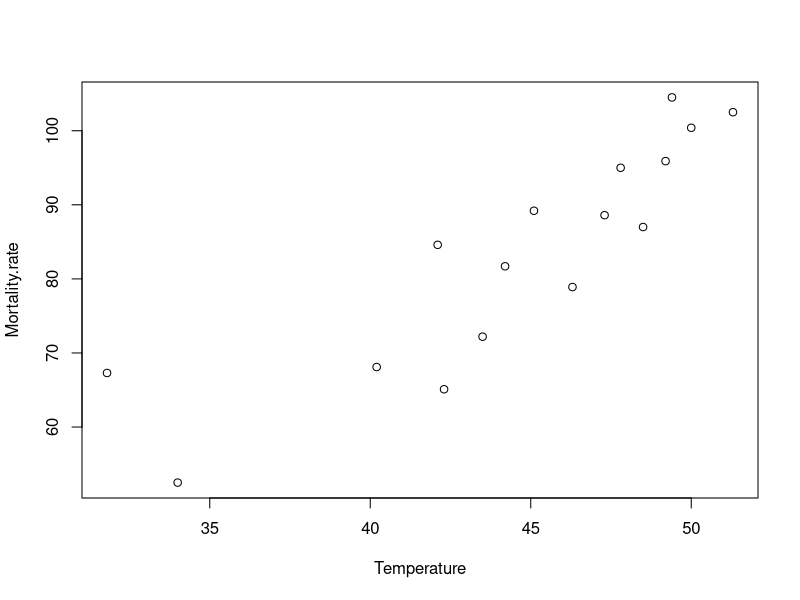
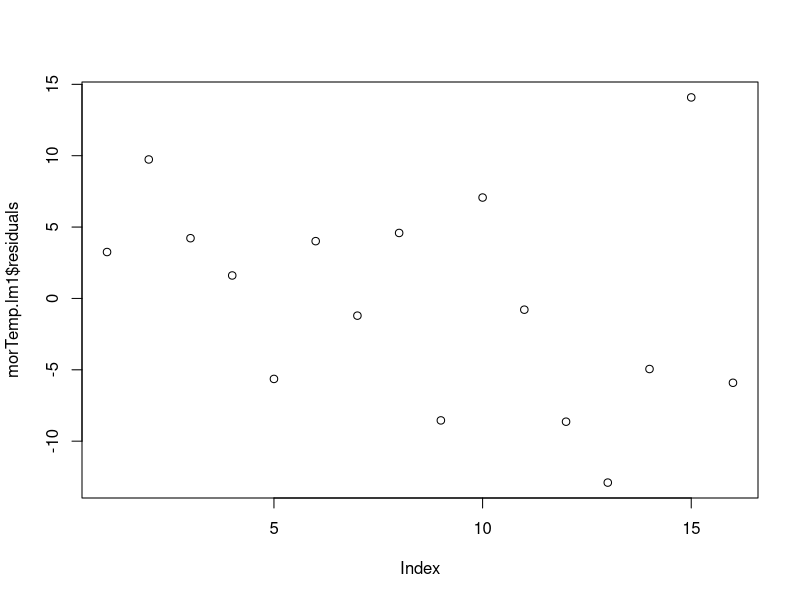
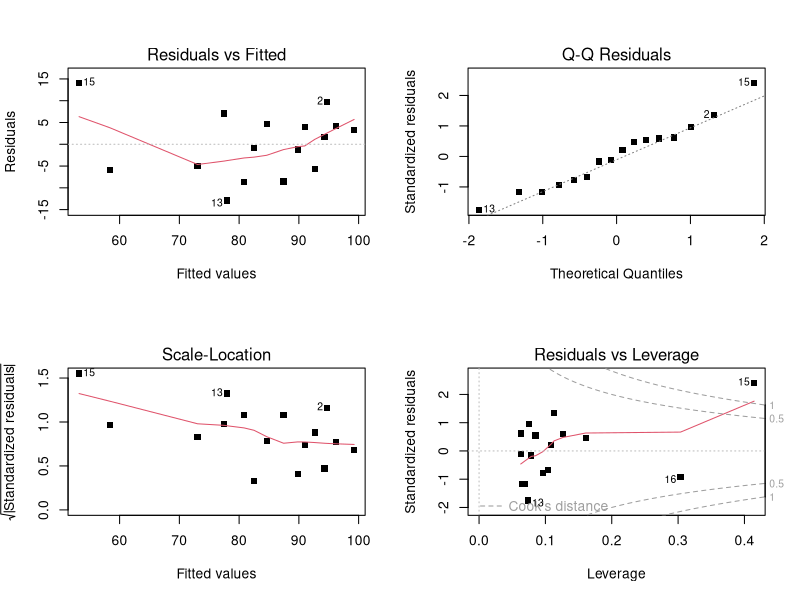
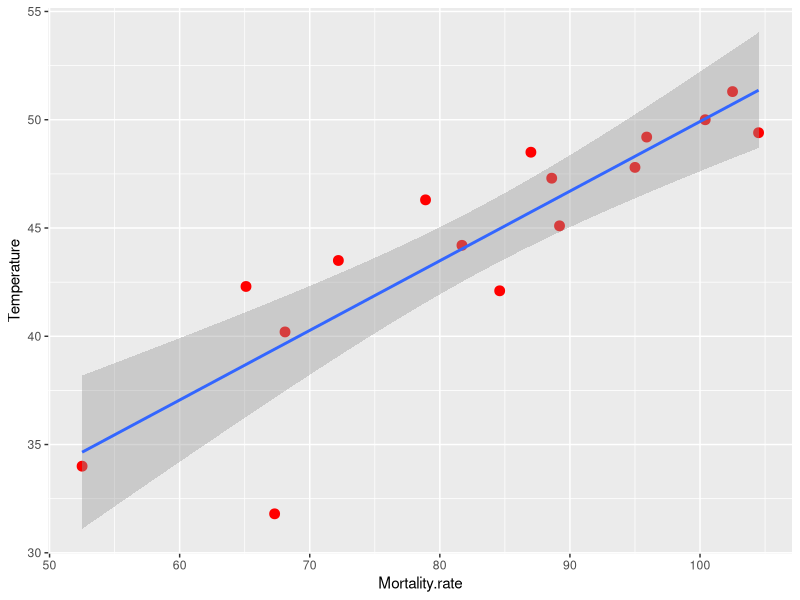

Write the R code that produced these figures, in order.
#INTD 8065 Data Analysis for Cancer Research
##Homework #6

#1. Plot the data

Mortality.rate <- c(102.5,104.5,100.4,95.9,87.0,95.0,88.6,89.2,78.9,84.6,81.7,
                    72.2,65.1,68.1,67.3,52.5)
Temperature <- c(51.3,49.4,50.0,49.2,48.5,47.8,47.3,45.1,46.3,42.1,44.2,43.5,
                 42.3,40.2,31.8,34.0)
tempMortality <- data.frame(Temperature,Mortality.rate)
plot(tempMortality)
cor(tempMortality)

#2. Fit the regression

morTemp.lm1 <- lm(Mortality.rate~Temperature, data = tempMortality)
names(morTemp.lm1)
coef(morTemp.lm1)

#3. Which parameter estimates are significant?

summary(morTemp.lm1)

#4. How much of the variance is explained by the regression?

morTemp.lm0 <- lm(Mortality.rate ~ 1, data=tempMortality)
summary(morTemp.lm0)
anova(morTemp.lm0,morTemp.lm1)

#5. Plot the residuals. What is your diagnostics? 

plot(morTemp.lm1$residuals)

par(mfrow=c(2,2))
plot(morTemp.lm1,pch=15)

#6. Find the confidence intervals of the regression line for the following 
#   values of T:  35,40,45,50

temp <- c(35,40,45,50)
names(temp)<- c(35,40,45,50) 

#We will work with a "mean" of tempMortality
with(tempMortality,c(mean(Temperature),mean(Mortality.rate)))

# Confidence interval for mean of tempMortality

predict(morTemp.lm1,data.frame(Temperature = temp,
                 Mortality.rate = 83.34375),interval="confidence")

#7. Find the prediction interval of the regression line for the same values of 
#   previous question.

predict(morTemp.lm1,data.frame(Temperature = temp,
                 Mortality.rate = 83.34375),interval="prediction")

#8. What is your overall conclusion? 
library(ggplot2)
ggplot(tempMortality, aes(x=Mortality.rate, y=Temperature)) +
        geom_point(colour = 'red', size = 3) +   
        geom_smooth(method=lm)
